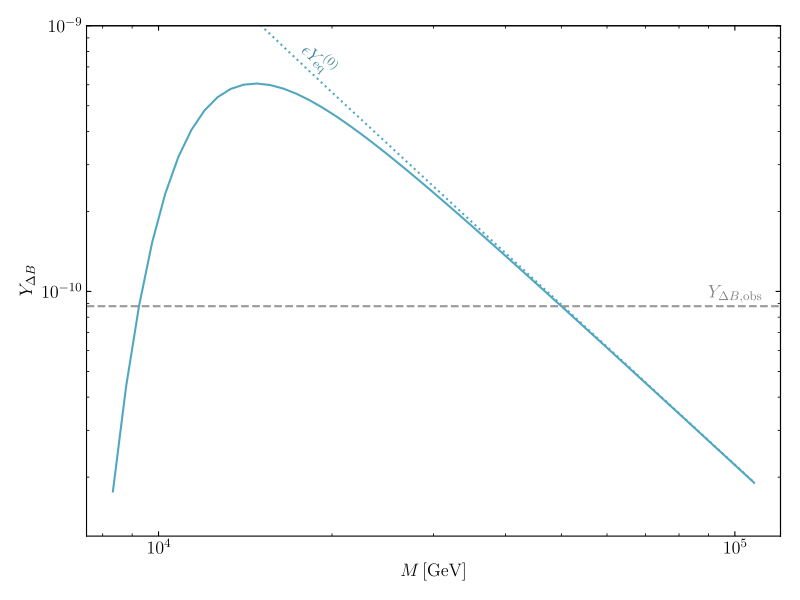

This chart was generated by the following Python code:
import matplotlib.pyplot as plt
import numpy as np
from scipy import integrate, optimize
import time

plt.rcParams.update({'text.usetex': True, 'font.family': 'serif', 'font.size': 13})

fig, ax = plt.subplots(figsize = (8., 6.))

BLUE = np.array([81, 167, 192]) / 255
ORANGE = np.array([255, 184, 56]) / 255
GREEN = np.array([107, 171, 115]) / 255

t0 = time.time()
Mpl = 2.4e18 # in GeV
zeta3 = 1.20206

gstardata = np.loadtxt('gstar.txt')[::-1].T
gstardata[0] /= 1000 # convert MeV to GeV
gstar = lambda T: np.interp(np.log(T), np.log(gstardata[0]), gstardata[1])
# The following is d(gstar) / d(log T):
dgstar = lambda T: np.interp(np.log(T), (np.log(gstardata[0,1:]) + np.log(gstardata[0,:-1])) / 2, (gstardata[1,1:] - gstardata[1,:-1]) / (np.log(gstardata[0,1:]) - np.log(gstardata[0,:-1])))

xs = np.linspace(0, 100, 1000)
yint = lambda x: integrate.quad(lambda xi: xi ** 2 / (np.exp(np.sqrt(xi ** 2 + x ** 2)) + 1), 0, max(20, 3 * x))[0]
yintdata = np.array([yint(x) for x in xs])
def Yeq(T, m):
    # T can be array, but m must be float
    if m == 0: return 135 * zeta3 / 4 / np.pi ** 4 / gstar(T)
    x = m / T
    return np.piecewise(x, [x <= 100, x > 100],
                        [lambda temp: 45 / 2 / np.pi ** 4 / gstar(m / temp) * np.interp(temp, xs, yintdata),
                         lambda temp: 45 / 2 / np.pi ** 4 / gstar(m / temp) * np.sqrt(np.pi * temp ** 3 / 2) * np.exp(-temp)])

H = lambda T: np.sqrt(np.pi ** 2 * gstar(T) / 90) * T ** 2 / Mpl

g1 = lambda x: (1 - x ** 4) * (1 - 8 * x ** 2 + x ** 4) - 24 * x ** 4 * np.log(x)
g2 = lambda x: x * ((1 - x ** 2) * (1 + 10 * x ** 2 + x ** 4) + 12 * x ** 2 * (1 + x ** 2) * np.log(x))

def asym(m1, m2, M, kappa1, kappa2, lmbda, theta, full = False, bounds = False, scat_asym = False):
    # m1, m2, and M in GeV
    # full returns full solution (as opposed to just final asymmetry)
    # bounds returns None if EFT or BBN bound is violated
    # scat_asym includes asymmetry from scatterings (uses same epsilon as decays)
    m1 = float(m1)
    m2 = float(m2)
    M = float(M)
    kappa1 = float(kappa1)
    kappa2 = float(kappa2)
    lmbda = float(lmbda)
    theta = float(theta)
    
    GammaSB = lambda T: 45 * zeta3 * kappa1 ** 2 * lmbda ** 2 * T ** 5 / 16 / np.pi ** 3 / M ** 4 # assuming T >> m1
    GammaSB2 = lambda T: 45 * zeta3 * kappa2 ** 2 * lmbda ** 2 * T ** 5 / 16 / np.pi ** 3 / M ** 4 # assuming T >> m2
    GammaS0 = lambda T: 9 * zeta3 * kappa1 ** 2 * kappa2 ** 2 * T ** 5 / 8 / np.pi ** 3 / M ** 4 # assuming T >> m1,m2
    GammaSBV = lambda T: kappa2 ** 4 * lmbda ** 4 * T ** 11 / m2 ** 2 / M ** 8 # constant factor omitted
    GammaDB = kappa1 ** 2 * lmbda ** 2 * m1 ** 5 / 1024 / np.pi ** 3 / M ** 4
    GammaDB2 = kappa2 ** 2 * lmbda ** 2 * m2 ** 5 / 1024 / np.pi ** 3 / M ** 4
    GammaD0 = kappa1 ** 2 * kappa2 ** 2 * m1 ** 5 / 1024 / np.pi ** 3 / M ** 4 * (g1(m2 / m1) - 2 * np.cos(2 * theta) * g2(m2 / m1))

    T0 = 10 * m1 * (H(m1) / (2 * GammaSB(m1) + 2 * GammaS0(m1))) ** (1 / 3) # in GeV
    if bounds and T0 > M: return None # EFT bound
    Tf = 0.1 * min(np.sqrt((2 * GammaDB + GammaD0) / H(1.)), np.sqrt(2 * GammaDB2 / H(1.)), m2) # in GeV
    
    eps = (m1 ** 2 / 8 / np.pi / M ** 2 * (kappa1 ** 2 * kappa2 ** 2 * lmbda ** 2 * np.sin(2 * theta) * m2 / m1 * g1(m2 / m1))
           / (kappa1 ** 2 * kappa2 ** 2 * g1(m2 / m1) - 2 * kappa1 ** 2 * kappa2 ** 2 * np.cos(2 * theta) * g2(m2 / m1) + 2 * kappa1 ** 2 * lmbda ** 2))

    def ode(logT, Ys):
        T = np.exp(logT)
        Y1, Y2, Ydel = Ys

        dgfactor = 1 + dgstar(T) / gstar(T) / 3
        Y1eq = Yeq(T, m1)
        Y2eq = Yeq(T, m2)
        YBeq = 6 * Yeq(T, 0)
        if Y2eq !=0: rat = Y1eq / Y2eq
        else: rat = (m1 / m2) ** 1.5 * np.exp(-(m1 - m2) / T)
        
        dY1 = dgfactor / H(T) * (2 * (GammaDB + GammaSB(T)) * (Y1 - Y1eq) + (GammaD0 + 2 * GammaS0(T)) * (Y1 - Y2 * rat))
        dY2 = dgfactor / H(T) * (2 * (GammaDB2 + GammaSB2(T)) * (Y2 - Y2eq) - (GammaD0 + 2 * GammaS0(T)) * (Y1 - Y2 * rat))
        dYdel = dgfactor / H(T) * (-eps * (2 * GammaDB + GammaD0 + scat_asym * (2 * GammaSB(T) + GammaS0(T))) * (Y1 - Y1eq)
                                   + (3 * GammaDB * Y1eq + 3 * GammaDB2 * Y2eq + GammaSB(T) * (Y1 + 2 * Y1eq) + GammaSB2(T) * (Y2 + 2 * Y2eq)) * Ydel / YBeq
                                   + 6 * GammaSBV(T) * Ydel)

        return [dY1, dY2, dYdel]
    sol = integrate.solve_ivp(ode, [np.log(T0), np.log(Tf)], [Yeq(T0, m1), Yeq(T0, m2), 0.], method = 'Radau', atol = 1e-15)

    ind = np.argmin(np.abs(sol.t - np.log(1e-3)))
    if bounds and (sol.y[0,ind] > 1e-2 * Yeq(1e-3, 0) or sol.y[1,ind] > 1e-2 * Yeq(1e-3, 0)): return None # BBN bound

    if full: return sol
    else: return sol.y[2,-1]

# Naive asymmetry if psi1 has relativistic abundance (from time when it decouples)
def asym_naive(m1, m2, M, kappa1, kappa2, lmbda, theta):
    eps = (m1 ** 2 / 8 / np.pi / M ** 2 * (kappa1 ** 2 * kappa2 ** 2 * lmbda ** 2 * np.sin(2 * theta) * m2 / m1 * g1(m2 / m1))
           / (kappa1 ** 2 * kappa2 ** 2 * g1(m2 / m1) - 2 * kappa1 ** 2 * kappa2 ** 2 * np.cos(2 * theta) * g2(m2 / m1) + 2 * kappa1 ** 2 * lmbda ** 2))
    GammaSB = lambda T: 45 * zeta3 * kappa1 ** 2 * lmbda ** 2 * T ** 5 / 16 / np.pi ** 3 / M ** 4 # assuming T >> m1
    GammaS0 = lambda T: 9 * zeta3 * kappa1 ** 2 * kappa2 ** 2 * T ** 5 / 8 / np.pi ** 3 / M ** 4 # assuming T >> m1,m2
    T0 = 10 * m1 * (H(m1) / (2 * GammaSB(m1) + 2 * GammaS0(m1))) ** (1 / 3) # in GeV
    Td = optimize.fsolve(lambda T: 2 * GammaSB(T) + 2 * GammaS0(T) - H(T), T0)
    return eps * Yeq(Td, 0)

xlim1 = 7.5e3
xlim2 = 1.2e5
ylim1 = 1.2e-11
ylim2 = 1e-9

Ms = np.logspace(np.log10(xlim1 / 0.9), np.log10(xlim2 * 0.9), 50)
asyms = np.array([asym(50. / 0.3, 50., M, 3e-4, 1., 1., np.pi / 3) for M in Ms])
asym0s = np.array([asym_naive(50. / 0.3, 50., M, 3e-4, 1., 1., np.pi / 3) for M in Ms])
ax.loglog(Ms, asyms, color = BLUE)
ax.loglog(Ms, asym0s, color = BLUE, ls = ':',)
ax.axhline(8.8e-11, color = '0.6', ls = '--')
ax.text(1.9e4, 7.5e-10, r'$\epsilon Y_\mathrm{eq}^{(0)}$', ha = 'center', va = 'center', color = 0.8 * BLUE, rotation = -42.)
ax.text(1e5, 9.8e-11, r'$Y_{\Delta B,\mathrm{obs}}$', ha = 'center', va = 'center', color = '0.5')

ax.set_xlim(xlim1, xlim2)
ax.set_ylim(ylim1, ylim2)
ax.set_xlabel(r'$M$\,[GeV]')
ax.set_ylabel(r'$Y_{\Delta B}$')

ax.tick_params(which = 'both', direction = 'in')
secxax = ax.secondary_xaxis('top')
secxax.tick_params(which = 'both', direction = 'in')
plt.setp(secxax.get_xticklabels(), visible = False)
secyax = ax.secondary_yaxis('right', zorder = 1)
secyax.tick_params(which = 'both', direction = 'in')
plt.setp(secyax.get_yticklabels(), visible = False)

fig.tight_layout()
#fig.show()
fig.savefig('yield.pdf')
